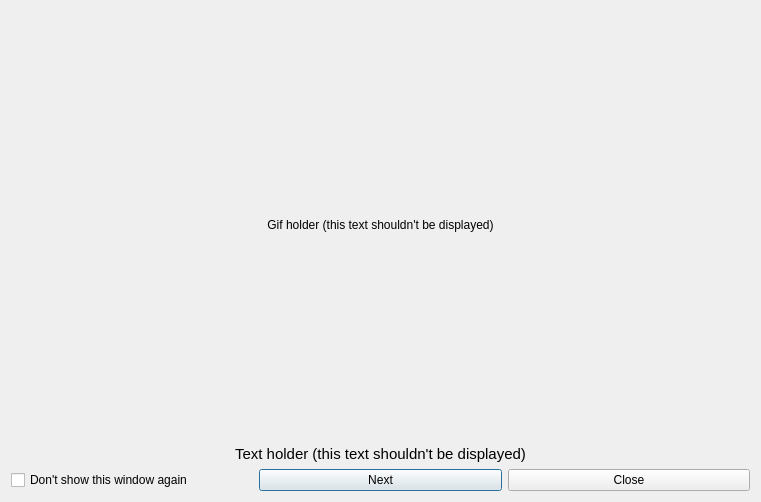
<?xml version="1.0" encoding="UTF-8"?>
<ui version="4.0">
 <class>Tutorial</class>
 <widget class="QDialog" name="Tutorial">
  <property name="geometry">
   <rect>
    <x>0</x>
    <y>0</y>
    <width>761</width>
    <height>502</height>
   </rect>
  </property>
  <property name="windowTitle">
   <string>Tutorial</string>
  </property>
  <layout class="QGridLayout" name="gridLayout">
   <item row="0" column="0" colspan="3">
    <layout class="QVBoxLayout" name="verticalLayout">
     <item>
      <widget class="QLabel" name="label_gifholder">
       <property name="sizePolicy">
        <sizepolicy hsizetype="Minimum" vsizetype="MinimumExpanding">
         <horstretch>1</horstretch>
         <verstretch>1</verstretch>
        </sizepolicy>
       </property>
       <property name="text">
        <string>Gif holder (this text shouldn't be displayed)</string>
       </property>
       <property name="scaledContents">
        <bool>true</bool>
       </property>
       <property name="alignment">
        <set>Qt::AlignCenter</set>
       </property>
      </widget>
     </item>
     <item>
      <widget class="QLabel" name="label_textholder">
       <property name="sizePolicy">
        <sizepolicy hsizetype="Minimum" vsizetype="Minimum">
         <horstretch>0</horstretch>
         <verstretch>0</verstretch>
        </sizepolicy>
       </property>
       <property name="font">
        <font>
         <pointsize>11</pointsize>
        </font>
       </property>
       <property name="text">
        <string>Text holder (this text shouldn't be displayed)</string>
       </property>
       <property name="alignment">
        <set>Qt::AlignCenter</set>
       </property>
       <property name="wordWrap">
        <bool>true</bool>
       </property>
       <property name="margin">
        <number>27</number>
       </property>
      </widget>
     </item>
    </layout>
   </item>
   <item row="1" column="0">
    <widget class="QCheckBox" name="checkBox_dont_show_again">
     <property name="text">
      <string>Don't show this window again</string>
     </property>
    </widget>
   </item>
   <item row="1" column="1">
    <widget class="QPushButton" name="pushButton_next">
     <property name="text">
      <string>Next</string>
     </property>
    </widget>
   </item>
   <item row="1" column="2">
    <widget class="QPushButton" name="pushButton_close">
     <property name="text">
      <string>Close</string>
     </property>
    </widget>
   </item>
  </layout>
 </widget>
 <resources/>
 <connections/>
</ui>
